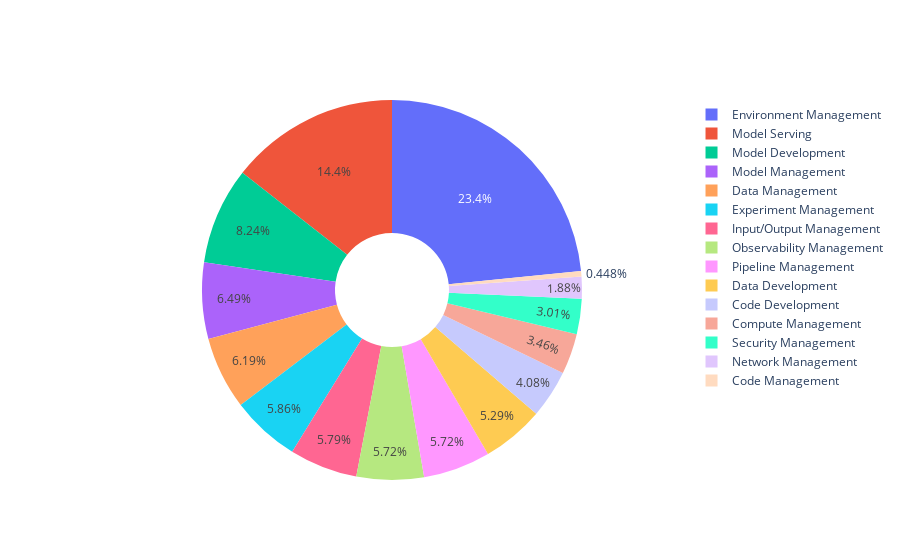

Notebook code for this chart:
### Code cell
# assign human-readable & high-level topics to challenges & solutions

df = pd.read_json(os.path.join(path_rq1, 'topics.json'))
df['Challenge_topic_macro'] = -1

for index, row in df.iterrows():
    if row['Challenge_topic'] in macro_topic_mapping:
        df.at[index, 'Challenge_topic_macro'] = int(macro_topic_mapping[row['Challenge_topic']])
    else:
        df.drop(index, inplace=True)

df.to_json(os.path.join(path_rq1, 'filtered.json'), indent=4, orient='records')

df_number = pd.DataFrame()

values = []
labels = []

for index, group in df.groupby('Challenge_topic_macro'):
    topic_list = [topic + 1 for topic in macro_topic2index_dict[macro_topic_indexing[index]]]
    entry = {
        'Index': index + 1,
        'Macro-topic': macro_topic_indexing[index],
        'Percentage (%)': round(len(group)/len(df)*100, 2),
        'Unresolved rate (%)': round(len(group[group['Challenge_solved_time'].isna()])/len(group)*100, 2),
        'Median resolution time (hours)': round(group['Challenge_solved_time'].median(), 2),
        'Topic list': topic_list,
    }
    df_number = pd.concat([df_number, pd.DataFrame([entry])], ignore_index=True)
    labels.append(macro_topic_indexing[index])
    values.append(len(group))

print(df_number.to_latex(float_format="%.2f", index=False))
fig = go.Figure(data=[go.Pie(labels=labels, values=values, hole=.3)])
fig.show()

### Figure 1 — Plotly figure (JSON) as saved in the notebook; plotly's stock layout.template omitted (floating-point values rounded to 4 significant figures)
{"data": [{"hole": 0.3, "labels": ["Code Development", "Code Management", "Compute Management", "Data Development", "Data Management", "Environment Management", "Experiment Management", "Input/Output Management", "Model Development", "Model Management", "Model Serving", "Network Management", "Observability Management", "Pipeline Management", "Security Management"], "type": "pie", "values": [473, 52, 401, 614, 718, 2717, 680, 672, 956, 753, 1674, 218, 664, 664, 349]}], "layout": {}}
